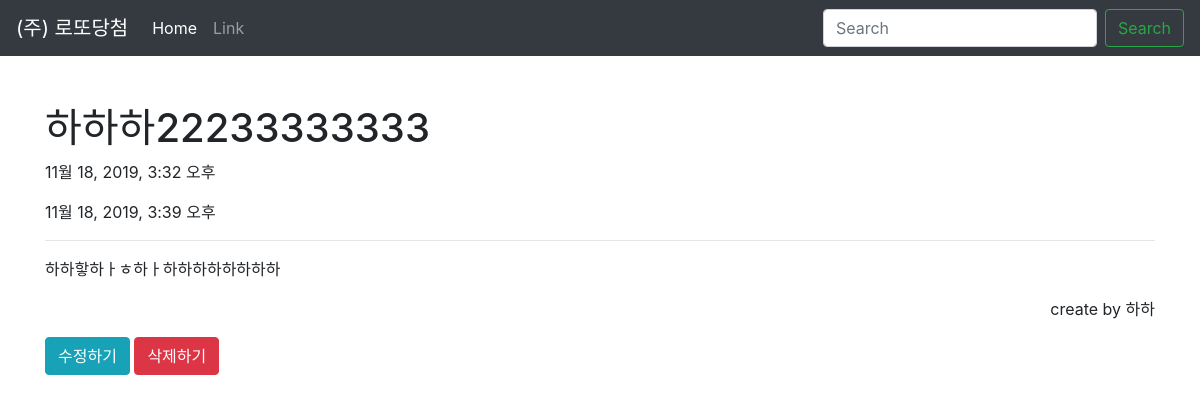
The app's page /articles/3/ with its own data.
### articles/models.py (models this page shows, shortened)
class Article(models.Model):
    title = models.CharField(max_length = 16)
    contents = models.TextField()
    creator = models.CharField(max_length = 8)
    created_at = models.DateTimeField(auto_now_add=True, null=True)
    updated_at = models.DateTimeField(auto_now=True, null=True)

### articles/views.py (the view)
# urls.py: path('<int:id>/', views.show, name='show'),
def show(request, id):
    articles = Article.objects.get(id=id)
    context = {
        'articles' : articles
    }
    return render(request, 'show.html', context)

### articles/templates/show.html
{% extends 'base.html' %}
{% block content %}
<div class="container">
    <h1>{{ articles.title }}</h1>
    <p>{{ articles.created_at }}</p>
    <p>{{ articles.updated_at }}</p>
    <hr/>
    <p>{{ articles.contents }}</p>
    <p class="text-right">create by {{ articles.creator }}</p>
    <a href="{% url 'articles:edit' articles.id %}" class="btn btn-info">수정하기</a>
    <a href="{% url 'articles:delete' articles.id %}" class="btn btn-danger">삭제하기</a>
</div>
{% endblock %}

### records on screen
Article: title "하하하22233333333", created_at "11월 18, 2019, 3:32 오후", updated_at "11월 18, 2019, 3:39 오후", contents "하하핳하ㅏㅎ하ㅏ하하하하하하하하", creator "하하"
